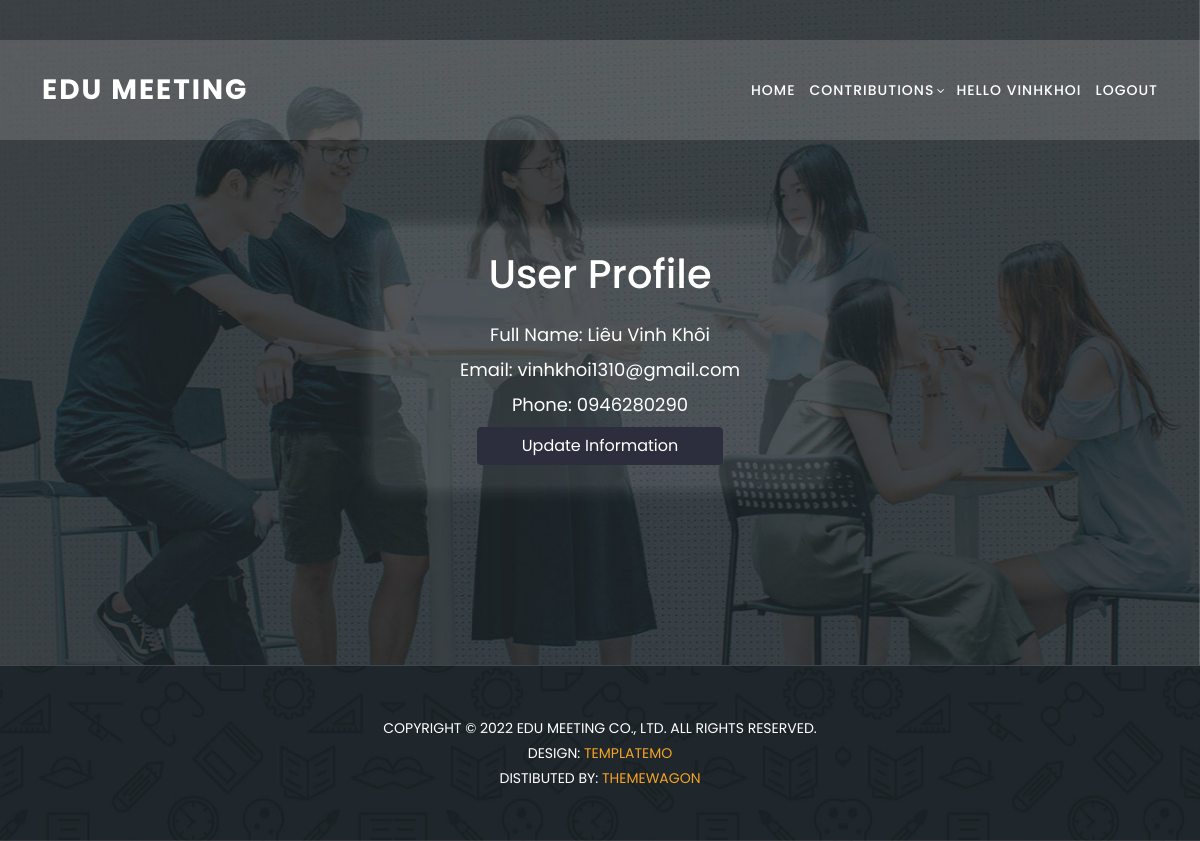
The app's page /profile/ (signed in) with its own data.
### home/models.py (models this page shows, shortened)
class UserProfile(models.Model):
    user = models.OneToOneField(User, on_delete=models.CASCADE, primary_key=True)
    fullname = models.CharField(max_length=50)
    roles = models.ManyToManyField(Role, related_name='users')
    faculty = models.ForeignKey('Faculties', on_delete=models.CASCADE, null=True, blank=True)
    email = models.EmailField(max_length=254, unique=True, blank=True, null=True)
    phone = models.CharField(max_length=15)
    academic_Year = models.ForeignKey(AcademicYear,blank=True, null =True, on_delete=models.CASCADE)

### home/views.py (the view)
# urls.py: path('profile/', views.user_profile, name='profile'),
@login_required
def user_profile(request):
    user_profile = get_object_or_404(UserProfile, user=request.user)
    show_faculties = True
    faculty = user_profile.faculty
    faculties = Faculties.objects.none()
    is_cordinator = False
    is_director = False
    is_student = False
    if request.user.is_authenticated:
        roles = [role.name for role in user_profile.roles.all()]
        if "marketing director" in roles:
            faculties = Faculties.objects.all()
            is_director = True
        elif "marketing cordinator" in roles:
            faculties = Faculties.objects.filter(id=faculty.id) if faculty else Faculties.objects.none()
            is_cordinator = True
        else:
            is_student = True
            show_faculties = False
    return render(request, 'profile.html', {'user_profile': user_profile,
                                            'faculties': faculties,
                                            'show_faculties': show_faculties,
                                            'is_cordinator': is_cordinator,
                                            'is_director': is_director,
                                            'is_student': is_student})

### templates/profile.html (shortened to what this page needs)
{% extends "header.html" %}
{%load static%}
{% block content %}
    <section class="apply-now" id="apply">
        <div class="container profile-container">
            <h1 class="mb-4">User Profile</h1>
            <div class="user-information text-center">
                <p>Full Name: {{ user_profile.fullname }}</p>
                <p>Email: {{ user_profile.email }}</p>
                <p>Phone: {{ user_profile.phone }}</p>
            </div>
            <div class="text-center">
                <a href="{% url 'update_profile' %}" class="btn btn-primary">Update Information</a>
            </div>
        </div>
    </section>
    <section class="contact-us" id="contact">
      <div class="footer">
        <p>
          Copyright © 2022 Edu Meeting Co., Ltd. All Rights Reserved.
          <br />
          Design:
          <a
            href="https://templatemo.com"
            target="_parent"
            title="free css templates"
            >TemplateMo</a
          >
          <br />
          Distibuted By:
          <a
            href="https://themewagon.com"
            target="_blank"
            title="Build Better UI, Faster"
            >ThemeWagon</a
          >
        </p>
      </div>
    </section>
  </body>
</html>
{% endblock content %}

### templates/header.html (shortened to what this page needs)
{%load static%}
<!DOCTYPE html>
<html lang="en">
<head>
  <link href="{% static 'vendor/bootstrap/css/bootstrap.min.css' %}" rel="stylesheet">
  <link rel="stylesheet" href="{% static 'css/fontawesome.css' %}">
  <link rel="stylesheet" href="{% static 'css/templatemo-edu-meeting.css' %}">
  <link rel="stylesheet" href="{% static 'css/owl.css' %}">
  <link rel="stylesheet" href="{% static 'css/lightbox.css' %}">
</head>
<body>
  <header class="header-area header-sticky">
    <div class="container">
      <div class="row">
        <div class="col-12">
          <nav class="main-nav">
            <a href="{% url "home" %}" class="logo">
              Edu Meeting
            </a>
            <ul class="nav">
              <li>
                <a href="{% url "home" %}">Home</a>
              </li>
              <li class="has-sub">
                <a href="javascript:void(0)">Contributions</a>
              </li>
              {% if user.is_authenticated %}
              <li >
                <a href="{%url 'profile' %}">hello {{request.user.username}}</a>
              </li>
              <li>
                <a href="{% url 'logout'%}">Logout</a>
              </li>
              {% else %}
              <li>
                <a href="{% url 'login' %}">Login</a>
              </li>
              {% endif %}
            </ul>
          </nav>
        </div>
      </div>
    </div>
  </header>
  {% block content %}
  {% endblock content %}

### static/css/templatemo-edu-meeting.css (style rules this page uses)
html, body, div, span, applet, object, iframe, h1, h2, h3, h4, h5, h6, p, blockquote, div pre, a, abbr, acronym, address, big, cite, code, del, dfn, em, font, img, ins, kbd, q, s, samp, small, strike, strong, sub, sup, tt, var, b, u, i, center, dl, dt, dd, ol, ul, li, figure, header, nav, section, article, aside, footer, figcaption { margin: 0; padding: 0; border: 0; outline: 0; }
ul, li { padding: 0; margin: 0; list-style: none; }
header, nav, section, article, aside, footer, hgroup { display: block; }
* { box-sizing: border-box; }
html, body { font-family: 'Poppins', sans-serif; font-weight: 400; background-color: #fff; font-size: 16px; -ms-text-size-adjust: 100%; -webkit-font-smoothing: antialiased; -moz-osx-font-smoothing: grayscale; }
a { text-decoration: none !important; color: #3CF; }
h1, h2, h3, h4, h5, h6 { margin-top: 0px; margin-bottom: 0px; }
ul { margin-bottom: 0px; }
p { font-size: 14px; line-height: 25px; color: #2a2a2a; }
html, body { background: #fff; font-family: 'Poppins', sans-serif; }
.header-area { background-color: rgba(250,250,250,0.15); position: absolute; top: 40px; left: 0; right: 0; z-index: 100; -webkit-transition: all .5s ease 0s; -moz-transition: all .5s ease 0s; -o-transition: all .5s ease 0s; transition: all .5s ease 0s; }
.header-area .main-nav { min-height: 80px; background: transparent; }
.header-area .main-nav .logo { line-height: 100px; color: #fff; font-size: 28px; font-weight: 700; text-transform: uppercase; letter-spacing: 2px; float: left; -webkit-transition: all 0.3s ease 0s; -moz-transition: all 0.3s ease 0s; -o-transition: all 0.3s ease 0s; transition: all 0.3s ease 0s; }
.header-area .main-nav .nav { float: right; margin-top: 30px; margin-right: 0px; background-color: transparent; -webkit-transition: all 0.3s ease 0s; -moz-transition: all 0.3s ease 0s; -o-transition: all 0.3s ease 0s; transition: all 0.3s ease 0s; position: relative; z-index: 999; }
.header-area .main-nav .nav li { padding-left: 15px; padding-right: 15px; }
.header-area .main-nav .nav li:last-child { padding-right: 0px; }
.header-area .main-nav .nav li a { display: block; font-weight: 500; font-size: 14px; text-transform: uppercase; color: #fff; -webkit-transition: all 0.3s ease 0s; -moz-transition: all 0.3s ease 0s; -o-transition: all 0.3s ease 0s; transition: all 0.3s ease 0s; height: 40px; line-height: 40px; border: transparent; letter-spacing: 1px; }
.header-area .main-nav .nav li.has-sub { position: relative; padding-right: 15px; }
.header-area .main-nav .nav li.has-sub:after { font-family: FontAwesome; content: "\f107"; font-size: 12px; color: #fff; position: absolute; right: 5px; top: 12px; }
.header-area.header-sticky { min-height: 80px; }
.header-area .nav { margin-top: 30px; }
@media (max-width: 1200px) { .header-area .main-nav .nav li { padding-left: 7px; padding-right: 7px; } }
@media (max-width: 1200px) { .header-area .main-nav:before { display: none; } }
@media (min-width: 767px) { .header-area .main-nav .nav { display: flex !important; } }
section.apply-now { background-image: url(../images/apply-bg.jpg); background-position: center center; background-attachment: fixed; background-repeat: no-repeat; background-size: cover; padding: 180px 0px; }
section.contact-us { background-image: url(../images/meetings-bg.jpg); background-position: center center; background-attachment: fixed; background-repeat: no-repeat; background-size: cover; }
.footer { text-align: center; border-top: 1px solid rgba(250,250,250,0.15); padding: 50px 0px; }
.footer p { text-transform: uppercase; font-size: 14px; color: #fff; }
.footer p a { color: #f5a425; }

### templates/profile.html (style rules this page uses)
.user-information p { color: #fff; font-size: 18px; margin: 10px 0; }
.profile-container { max-width: 450px; margin: auto; margin-top: 50px; padding: 20px; border-radius: 10px; box-shadow: 0 0 20px rgba(255, 255, 255, 0.2); background-color: rgba(255, 255, 255, 0.1); text-align: left; }
.profile-container h1 { color: #fff; text-align: center; }
.btn-primary { background-color: #2c2e3d; border-color: #2c2e3d; width: 60%; }

### records on screen
UserProfile: fullname "Liêu Vinh Khôi", email "vinhkhoi1310@gmail.com", phone "0946280290"

### other values on screen
{{ request.user.username }} "VINHKHOI"
